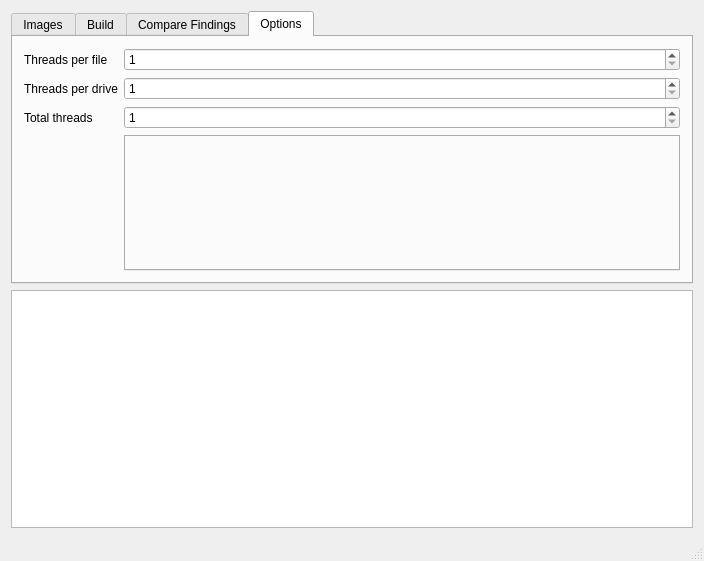
<?xml version="1.0" encoding="UTF-8"?>
<ui version="4.0">
 <class>RecoverWindow</class>
 <widget class="QMainWindow" name="RecoverWindow">
  <property name="geometry">
   <rect>
    <x>0</x>
    <y>0</y>
    <width>704</width>
    <height>561</height>
   </rect>
  </property>
  <property name="windowTitle">
   <string>RecoverWindow</string>
  </property>
  <widget class="QWidget" name="centralWidget">
   <layout class="QGridLayout" name="gridLayout">
    <item row="1" column="0">
     <widget class="QPlainTextEdit" name="logStorage"/>
    </item>
    <item row="0" column="0">
     <widget class="QTabWidget" name="tabWidget">
      <property name="currentIndex">
       <number>3</number>
      </property>
      <widget class="QWidget" name="tab">
       <attribute name="title">
        <string>Images</string>
       </attribute>
       <layout class="QGridLayout" name="gridLayout_2">
        <property name="leftMargin">
         <number>0</number>
        </property>
        <property name="topMargin">
         <number>0</number>
        </property>
        <property name="rightMargin">
         <number>0</number>
        </property>
        <property name="bottomMargin">
         <number>0</number>
        </property>
        <property name="spacing">
         <number>0</number>
        </property>
        <item row="0" column="4">
         <widget class="QToolButton" name="loadButton">
          <property name="text">
           <string>Load</string>
          </property>
         </widget>
        </item>
        <item row="0" column="2">
         <widget class="QToolButton" name="scanButton">
          <property name="text">
           <string>Scan</string>
          </property>
          <property name="checkable">
           <bool>true</bool>
          </property>
         </widget>
        </item>
        <item row="0" column="3">
         <widget class="QToolButton" name="storeButton">
          <property name="text">
           <string>Store</string>
          </property>
         </widget>
        </item>
        <item row="0" column="1">
         <widget class="QToolButton" name="addButton">
          <property name="text">
           <string>Add</string>
          </property>
         </widget>
        </item>
        <item row="2" column="0" colspan="6">
         <widget class="QFrame" name="frame">
          <property name="frameShape">
           <enum>QFrame::StyledPanel</enum>
          </property>
          <property name="frameShadow">
           <enum>QFrame::Raised</enum>
          </property>
          <layout class="QHBoxLayout" name="horizontalLayout">
           <property name="spacing">
            <number>0</number>
           </property>
           <property name="leftMargin">
            <number>0</number>
           </property>
           <property name="topMargin">
            <number>0</number>
           </property>
           <property name="rightMargin">
            <number>0</number>
           </property>
           <property name="bottomMargin">
            <number>0</number>
           </property>
           <item>
            <widget class="QSplitter" name="splitter">
             <property name="orientation">
              <enum>Qt::Horizontal</enum>
             </property>
             <widget class="QTableView" name="imagesView">
              <property name="selectionMode">
               <enum>QAbstractItemView::MultiSelection</enum>
              </property>
              <property name="selectionBehavior">
               <enum>QAbstractItemView::SelectRows</enum>
              </property>
             </widget>
             <widget class="QTableView" name="findingsView">
              <property name="selectionMode">
               <enum>QAbstractItemView::MultiSelection</enum>
              </property>
              <property name="selectionBehavior">
               <enum>QAbstractItemView::SelectRows</enum>
              </property>
             </widget>
            </widget>
           </item>
          </layout>
         </widget>
        </item>
        <item row="0" column="0">
         <widget class="QToolButton" name="clearButton">
          <property name="text">
           <string>Clear</string>
          </property>
         </widget>
        </item>
       </layout>
      </widget>
      <widget class="QWidget" name="buildTab">
       <attribute name="title">
        <string>Build</string>
       </attribute>
       <layout class="QGridLayout" name="buildLayout">
        <item row="0" column="0">
         <widget class="QToolButton" name="buildButton">
          <property name="text">
           <string>Build</string>
          </property>
         </widget>
        </item>
        <item row="0" column="1">
         <widget class="QToolButton" name="rollButton">
          <property name="text">
           <string>Roll</string>
          </property>
         </widget>
        </item>
        <item row="2" column="0" colspan="3">
         <widget class="QWidget" name="buildWidget" native="true"/>
        </item>
        <item row="0" column="2">
         <widget class="QToolButton" name="fixButton">
          <property name="text">
           <string>Fix</string>
          </property>
         </widget>
        </item>
        <item row="1" column="0" colspan="3">
         <widget class="QSpinBox" name="chunkSize">
          <property name="maximum">
           <number>1000000000</number>
          </property>
         </widget>
        </item>
       </layout>
      </widget>
      <widget class="QWidget" name="tab_3">
       <attribute name="title">
        <string>Compare Findings</string>
       </attribute>
       <layout class="QGridLayout" name="gridLayout_4">
        <item row="0" column="0">
         <widget class="QLabel" name="label_4">
          <property name="text">
           <string>Detector</string>
          </property>
         </widget>
        </item>
        <item row="0" column="1">
         <widget class="QComboBox" name="detectorForCompare"/>
        </item>
        <item row="0" column="2">
         <widget class="QLabel" name="label_5">
          <property name="text">
           <string>Compare size, bytes</string>
          </property>
         </widget>
        </item>
        <item row="0" column="3">
         <widget class="QSpinBox" name="compareSize">
          <property name="maximum">
           <number>99999999</number>
          </property>
         </widget>
        </item>
        <item row="0" column="4">
         <widget class="QToolButton" name="compareButton">
          <property name="text">
           <string>Compare</string>
          </property>
          <property name="checkable">
           <bool>true</bool>
          </property>
         </widget>
        </item>
        <item row="1" column="0" colspan="5">
         <widget class="QTableView" name="hashesView"/>
        </item>
       </layout>
      </widget>
      <widget class="QWidget" name="tab_2">
       <attribute name="title">
        <string>Options</string>
       </attribute>
       <layout class="QGridLayout" name="gridLayout_3">
        <item row="0" column="0">
         <widget class="QLabel" name="label_2">
          <property name="text">
           <string>Threads per file</string>
          </property>
         </widget>
        </item>
        <item row="0" column="1">
         <widget class="QSpinBox" name="threadsPerFile">
          <property name="minimum">
           <number>1</number>
          </property>
          <property name="maximum">
           <number>999</number>
          </property>
         </widget>
        </item>
        <item row="1" column="0">
         <widget class="QLabel" name="label_3">
          <property name="text">
           <string>Threads per drive</string>
          </property>
         </widget>
        </item>
        <item row="1" column="1">
         <widget class="QSpinBox" name="threadsPerDrive">
          <property name="minimum">
           <number>1</number>
          </property>
          <property name="maximum">
           <number>999</number>
          </property>
         </widget>
        </item>
        <item row="2" column="0">
         <widget class="QLabel" name="label">
          <property name="text">
           <string>Total threads</string>
          </property>
         </widget>
        </item>
        <item row="2" column="1">
         <widget class="QSpinBox" name="totalThreads">
          <property name="minimum">
           <number>1</number>
          </property>
          <property name="maximum">
           <number>999</number>
          </property>
         </widget>
        </item>
        <item row="3" column="1">
         <widget class="QTabWidget" name="pluginsSettings">
          <property name="minimumSize">
           <size>
            <width>550</width>
            <height>0</height>
           </size>
          </property>
          <property name="currentIndex">
           <number>-1</number>
          </property>
         </widget>
        </item>
       </layout>
      </widget>
     </widget>
    </item>
   </layout>
  </widget>
  <widget class="QStatusBar" name="statusBar"/>
 </widget>
 <layoutdefault spacing="6" margin="11"/>
 <resources/>
 <connections/>
</ui>
